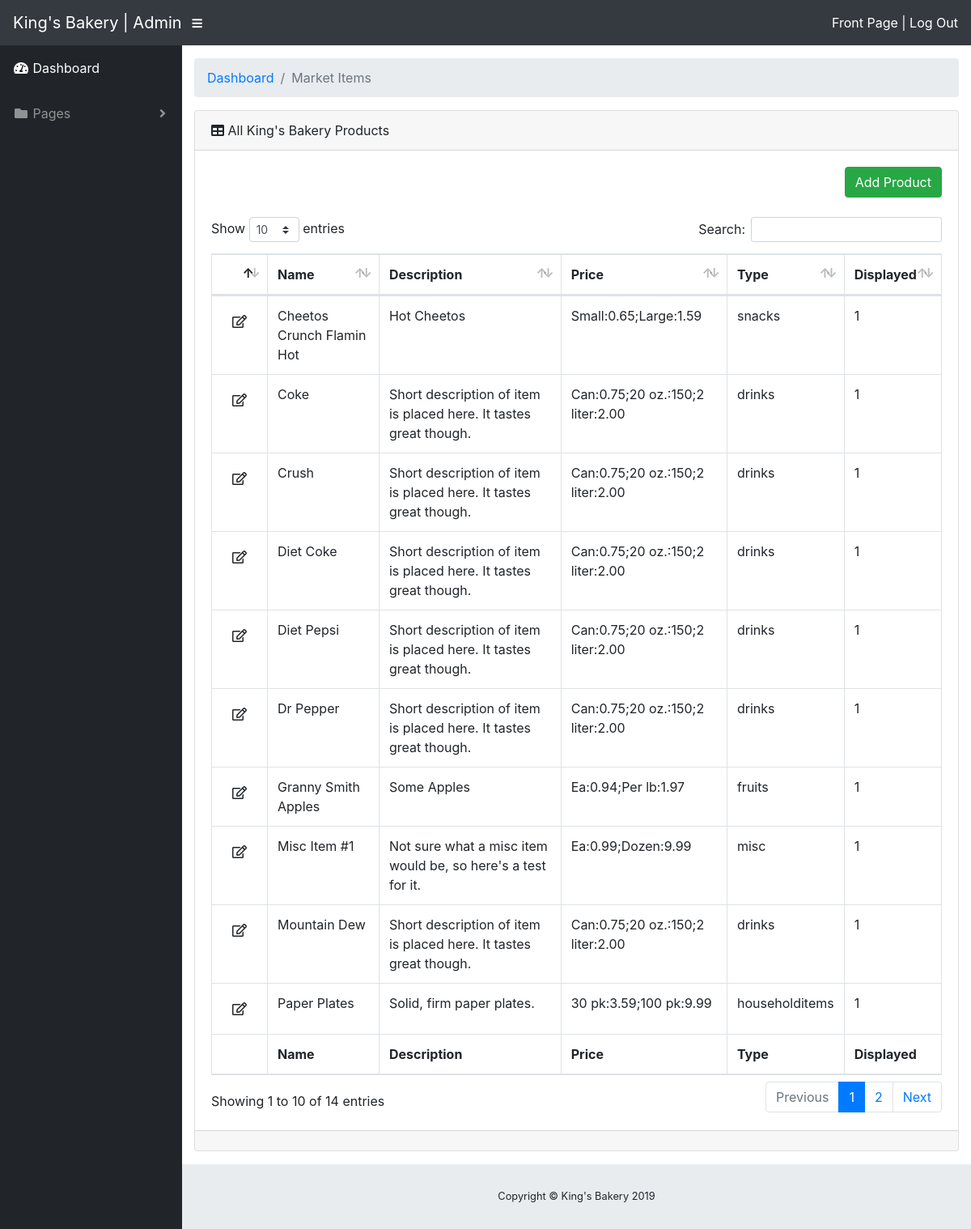
Page /admin/market.php (signed in) on the committed database.
### tables this page shows
CREATE TABLE `market` (
  `id` int(11) NOT NULL,
  `name` varchar(128) NOT NULL,
  `description` varchar(255) NOT NULL,
  `image` varchar(255) DEFAULT NULL,
  `pricing` varchar(255) NOT NULL,
  `isFeatured` tinyint(1) NOT NULL DEFAULT 1,
  `type` varchar(64) NOT NULL
);

### admin/market.php (the view, shortened to what this page needs)
<?php
function getRecords($conn){
	$sql = "SELECT * FROM market ORDER BY name ASC";
	$result = $conn->query($sql);
	if ($result->num_rows > 0) {
		while($row = $result->fetch_assoc()) { ?>
			  <tr>
        <td><a href="products.php?edit=1&id=<?=$row['id']?>&page=market" class="btn btn-default"><i class="far fa-edit"></a></td>
        <td><?=$row['name'];?></td>
        <td><?=$row['description'];?></td>
        <td><?=$row['pricing'];?></td>
        <td><?=$row['type'];?></td>
        <td><?=$row['isFeatured'];?></td>
      </tr>
      <?php  } } } ?>
<?php include('includes/header.php'); ?>
    <div id="content-wrapper">
      <div class="container-fluid">
        <ol class="breadcrumb">
          <li class="breadcrumb-item">
            <a href="index.php">Dashboard</a>
          </li>
          <li class="breadcrumb-item active">Market Items</li>
        </ol>
        <div class="card mb-3">
          <div class="card-header">
            <i class="fas fa-table"></i>
            All King's Bakery Products</div>
          <div class="card-body">
            <div class="table-responsive">
              <table class="table table-bordered" id="dataTable" width="100%" cellspacing="0">
              <a class="btn btn-success float-right" id="add-product-btn" href="products.php?add=1&page=market">Add Product</a>
              <div class="clearfix"></div><br>
                <thead>
                  <tr>
                    <th></th>
                    <th>Name</th>
                    <th>Description</th>
                    <th>Price</th>
                    <th>Type</th>
                    <th>Displayed</th>
                  </tr>
                </thead>
                <tfoot>
                  <tr>
                    <th></th>
                    <th>Name</th>
                    <th>Description</th>
                    <th>Price</th>
                    <th>Type</th>
                    <th>Displayed</th>
                  </tr>
                </tfoot>
                <tbody>
                  <?php getRecords($conn);?>
                </tbody>
              </table>
            </div>
          </div>
          <div class="card-footer small text-muted"></div>
        </div>
      </div>
<?php include('includes/footer.php'); ?>

### rows in the picture
market: name "Cheetos Crunch Flamin Hot", description "Hot Cheetos", pricing "Small:0.65;Large:1.59", type "snacks", isFeatured "1"
market: name "Coke", description "Short description of item is placed here. It tastes great though.", pricing "Can:0.75;20 oz.:150;2 liter:2.00", type "drinks", isFeatured "1"
market: name "Crush", description "Short description of item is placed here. It tastes great though.", pricing "Can:0.75;20 oz.:150;2 liter:2.00", type "drinks", isFeatured "1"
market: name "Diet Coke", description "Short description of item is placed here. It tastes great though.", pricing "Can:0.75;20 oz.:150;2 liter:2.00", type "drinks", isFeatured "1"
market: name "Diet Pepsi", description "Short description of item is placed here. It tastes great though.", pricing "Can:0.75;20 oz.:150;2 liter:2.00", type "drinks", isFeatured "1"
market: name "Dr Pepper", description "Short description of item is placed here. It tastes great though.", pricing "Can:0.75;20 oz.:150;2 liter:2.00", type "drinks", isFeatured "1"
market: name "Granny Smith Apples", description "Some Apples", pricing "Ea:0.94;Per lb:1.97", type "fruits", isFeatured "1"
market: name "Misc Item #1", description "Not sure what a misc item would be, so here's a test for it.", pricing "Ea:0.99;Dozen:9.99", type "misc", isFeatured "1"
market: name "Mountain Dew", description "Short description of item is placed here. It tastes great though.", pricing "Can:0.75;20 oz.:150;2 liter:2.00", type "drinks", isFeatured "1"
market: name "Paper Plates", description "Solid, firm paper plates.", pricing "30 pk:3.59;100 pk:9.99", type "householditems", isFeatured "1"
